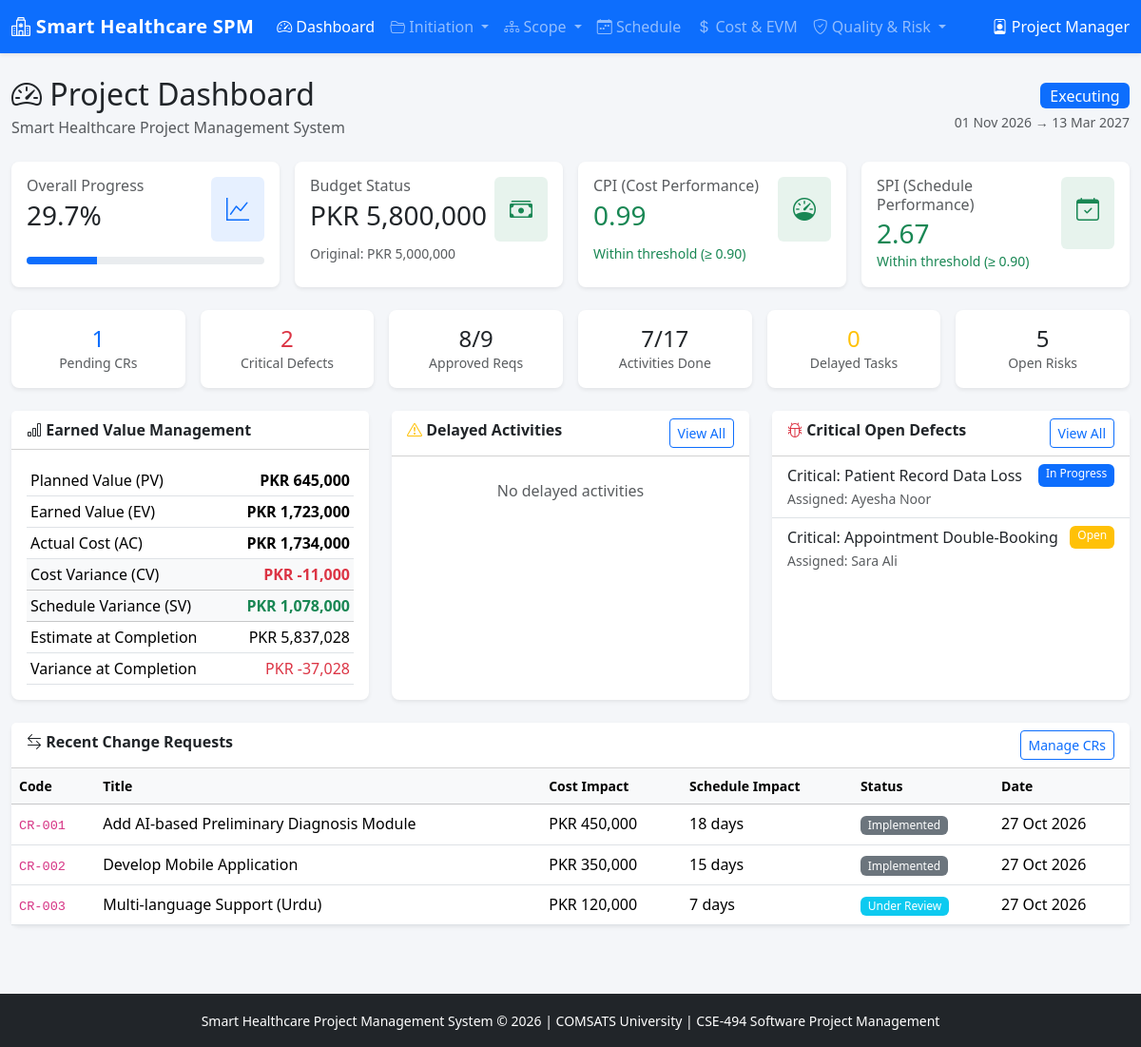
The page / on the database its author committed.
### tables this page shows
CREATE TABLE projects (
    id INT AUTO_INCREMENT PRIMARY KEY,
    name VARCHAR(200) NOT NULL,
    description TEXT,
    start_date DATE NOT NULL,
    planned_end_date DATE NOT NULL,
    actual_end_date DATE NULL,
    approved_budget DECIMAL(15,2) NOT NULL DEFAULT 5000000.00,
    current_budget DECIMAL(15,2) NOT NULL DEFAULT 5000000.00,
    status ENUM('Initiated','Planning','Executing','Monitoring','Closing','Closed') DEFAULT 'Initiated',
    created_at TIMESTAMP DEFAULT CURRENT_TIMESTAMP,
    updated_at TIMESTAMP DEFAULT CURRENT_TIMESTAMP ON UPDATE CURRENT_TIMESTAMP
);

CREATE TABLE defects (
    id INT AUTO_INCREMENT PRIMARY KEY,
    project_id INT NOT NULL,
    defect_code VARCHAR(20) NOT NULL,
    title VARCHAR(200) NOT NULL,
    description TEXT,
    severity ENUM('Critical','High','Medium','Low') DEFAULT 'Medium',
    status ENUM('Open','In Progress','Resolved','Closed','Reopened') DEFAULT 'Open',
    assigned_to INT NULL,
    reported_by INT,
    reported_at TIMESTAMP DEFAULT CURRENT_TIMESTAMP,
    resolved_at DATETIME NULL,
    resolution_notes TEXT,
    FOREIGN KEY (project_id) REFERENCES projects(id) ON DELETE CASCADE,
    FOREIGN KEY (assigned_to) REFERENCES users(id),
    FOREIGN KEY (reported_by) REFERENCES users(id)
);

CREATE TABLE users (
    id INT AUTO_INCREMENT PRIMARY KEY,
    name VARCHAR(100) NOT NULL,
    email VARCHAR(100) UNIQUE NOT NULL,
    password VARCHAR(255) NOT NULL,
    role ENUM('Project Manager','Backend Developer','Frontend Developer','Database Developer','QA Engineer') NOT NULL,
    phone VARCHAR(20),
    created_at TIMESTAMP DEFAULT CURRENT_TIMESTAMP
);

CREATE TABLE change_requests (
    id INT AUTO_INCREMENT PRIMARY KEY,
    project_id INT NOT NULL,
    cr_code VARCHAR(20) NOT NULL,
    title VARCHAR(200) NOT NULL,
    description TEXT NOT NULL,
    justification TEXT,
    cost_impact DECIMAL(12,2) DEFAULT 0.00,
    schedule_impact_days INT DEFAULT 0,
    status ENUM('Submitted','Under Review','Approved','Rejected','Implemented') DEFAULT 'Submitted',
    requested_by INT,
    reviewed_by INT NULL,
    reviewed_at DATETIME NULL,
    implemented_at DATETIME NULL,
    created_at TIMESTAMP DEFAULT CURRENT_TIMESTAMP,
    FOREIGN KEY (project_id) REFERENCES projects(id) ON DELETE CASCADE,
    FOREIGN KEY (requested_by) REFERENCES users(id),
    FOREIGN KEY (reviewed_by) REFERENCES users(id)
);

### index.php (the view, shortened to what the rows shown need)
<?php
require_once 'includes/db.php';
require_once 'includes/functions.php';
$delayed = getDelayedActivities($pdo);
$recentCRs = $pdo->query("SELECT * FROM change_requests ORDER BY created_at DESC LIMIT 5")->fetchAll();
$criticalDefects = $pdo->query("SELECT d.*, u.name as assignee FROM defects d LEFT JOIN users u ON d.assigned_to = u.id WHERE d.severity='Critical' AND d.status IN ('Open','In Progress','Reopened') ORDER BY d.reported_at DESC LIMIT 5")->fetchAll();
include 'includes/header.php';
?>
<div class="container-fluid py-4">
    <div class="d-flex justify-content-between align-items-center mb-4">
        <div>
            <h2 class="mb-1"><i class="bi bi-speedometer2"></i> Project Dashboard</h2>
            <p class="text-muted mb-0"><?= htmlspecialchars($project['name']) ?></p>
        </div>
        <div class="text-end">
            <span class="badge bg-primary fs-6"><?= $project['status'] ?></span>
            <div class="small text-muted mt-1">
                <?= date('d M Y', strtotime($project['start_date'])) ?> → <?= date('d M Y', strtotime($project['planned_end_date'])) ?>
            </div>
        </div>
    </div>
    <div class="row g-3 mb-4">
        <div class="col-md-3">
            <div class="card border-0 shadow-sm h-100">
                <div class="card-body">
                    <div class="d-flex justify-content-between">
                        <div>
                            <h6 class="text-muted mb-1">Budget Status</h6>
                            <h3 class="mb-0"><?= formatPKR($project['current_budget']) ?></h3>
                        </div>
                        <div class="bg-success bg-opacity-10 p-3 rounded">
                        </div>
                    </div>
                    <small class="text-muted">Original: <?= formatPKR($project['approved_budget']) ?></small>
                </div>
            </div>
        </div>
    </div>
    <div class="row g-4">
        <div class="col-lg-4">
            <div class="card border-0 shadow-sm h-100">
                <div class="card-body p-0">
                    <?php if (empty($criticalDefects)): ?>
                        <p class="text-muted text-center py-4 mb-0">No critical open defects</p>
                    <?php else: ?>
                        <ul class="list-group list-group-flush">
                            <?php foreach ($criticalDefects as $def): ?>
                                <li class="list-group-item">
                                    <div class="d-flex justify-content-between">
                                        <span class="fw-medium"><?= htmlspecialchars($def['title']) ?></span>
                                        <?= statusBadge($def['status']) ?>
                                    </div>
                                    <small class="text-muted">Assigned: <?= htmlspecialchars($def['assignee'] ?? 'Unassigned') ?></small>
                                </li>
                            <?php endforeach; ?>
                        </ul>
                    <?php endif; ?>
                </div>
            </div>
        </div>
    </div>
    <div class="card border-0 shadow-sm mt-4">
        <div class="card-body p-0">
            <div class="table-responsive">
                <table class="table table-hover mb-0">
                    <thead class="table-light">
                        <tr>
                            <th>Code</th><th>Title</th><th>Cost Impact</th><th>Schedule Impact</th><th>Status</th><th>Date</th>
                        </tr>
                    </thead>
                    <tbody>
                        <?php foreach ($recentCRs as $cr): ?>
                            <tr>
                                <td><code><?= htmlspecialchars($cr['cr_code']) ?></code></td>
                                <td><?= htmlspecialchars($cr['title']) ?></td>
                                <td><?= formatPKR($cr['cost_impact']) ?></td>
                                <td><?= $cr['schedule_impact_days'] ?> days</td>
                                <td><?= statusBadge($cr['status']) ?></td>
                                <td><?= date('d M Y', strtotime($cr['created_at'])) ?></td>
                            </tr>
                        <?php endforeach; ?>
                    </tbody>
                </table>
            </div>
        </div>
    </div>
</div>
<?php include 'includes/footer.php'; ?>

### includes/functions.php (shortened to what the rows shown need)
<?php
function getProject($pdo, $projectId = 1) {
    $stmt = $pdo->prepare("SELECT * FROM projects WHERE id = ?");
    $stmt->execute([$projectId]);
    return $stmt->fetch();
}
function getEvaluationDate($project) {
    $today = date('Y-m-d');
    return $today;
}
function getDelayedActivities($pdo, $projectId = 1) {
    $project = getProject($pdo, $projectId);
    $today = getEvaluationDate($project);
    $stmt = $pdo->prepare("
        SELECT * FROM activities
        WHERE project_id = ?
          AND status NOT IN ('Completed')
          AND planned_end < ?
        ORDER BY planned_end
    ");
    $stmt->execute([$projectId, $today]);
    return $stmt->fetchAll();
}
function formatPKR($amount) {
    return 'PKR ' . number_format($amount, 0);
}
function statusBadge($status) {
    $colors = [
        'Approved' => 'success', 'Completed' => 'success', 'Achieved' => 'success', 'Passed' => 'success', 'Closed' => 'success', 'Resolved' => 'success',
        'In Progress' => 'primary', 'Executing' => 'primary', 'Under Review' => 'info', 'Assessed' => 'info', 'Mitigating' => 'info',
        'Open' => 'warning', 'Pending' => 'warning', 'Proposed' => 'warning', 'Submitted' => 'warning', 'Not Started' => 'secondary',
        'Delayed' => 'danger', 'Critical' => 'danger', 'Failed' => 'danger', 'Rejected' => 'danger', 'Missed' => 'danger',
        'High' => 'danger', 'Medium' => 'warning', 'Low' => 'secondary'
    ];
    $color = $colors[$status] ?? 'secondary';
    return '<span class="badge bg-' . $color . '">' . htmlspecialchars($status) . '</span>';
}

### rows shown on the page
projects: name "Smart Healthcare Project Management System", status "Executing", start_date "01 Nov 2026", planned_end_date "13 Mar 2027", current_budget "PKR 5,800,000", approved_budget "PKR 5,000,000"
defects: title "Critical: Patient Record Data Loss", status "In Progress", assigned_to.name "Ayesha Noor"
defects: title "Critical: Appointment Double-Booking", status "Open", assigned_to.name "Sara Ali"
change_requests: cr_code "CR-001", title "Add AI-based Preliminary Diagnosis Module", cost_impact "PKR 450,000", schedule_impact_days "18", status "Implemented", created_at "27 Oct 2026"
change_requests: cr_code "CR-002", title "Develop Mobile Application", cost_impact "PKR 350,000", schedule_impact_days "15", status "Implemented", created_at "27 Oct 2026"
change_requests: cr_code "CR-003", title "Multi-language Support (Urdu)", cost_impact "PKR 120,000", schedule_impact_days "7", status "Under Review", created_at "27 Oct 2026"

### other values the page prints
$progress "29.7"
$evm['cpi'] "0.99"
$evm['spi'] "2.67"
$pendingCRs "1"
$openCriticalDefects "2"
$approvedRequirements "8"
$totalRequirements "9"
$completedActivities "7"
$totalActivities "17"
count($delayed) "0"
$openRisks "5"
formatPKR($evm['pv']) "PKR 645,000"
formatPKR($evm['ev']) "PKR 1,723,000"
formatPKR($evm['ac']) "PKR 1,734,000"
formatPKR($evm['cv']) "PKR -11,000"
